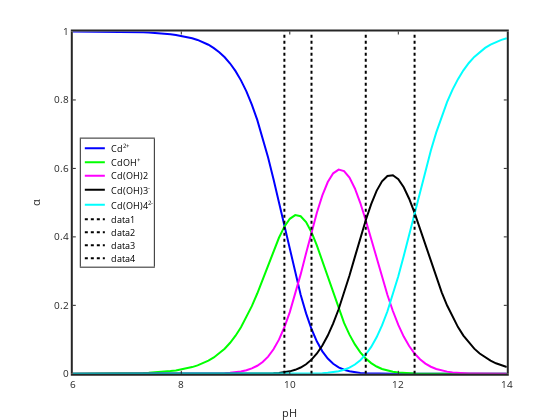

The cell this chart's notebook holds for it:
### Markdown cell above
# Cd hydroxycomplexation

The overall complexation constants for Cd$^{2+}$ with OH$^-$ are $\log{\beta_{f1}}=4.1$, $\log{\beta_{f2}}=7.7$, $\log{\beta_{f3}}=10.3$ and $\log{\beta_{f4}}=12$ corresponding to the following reactions (in order)

$\mathrm{Cd^{2+}}+\mathrm{OH^-} \leftrightharpoons \mathrm{CdOH^+}$

$\mathrm{Cd^{2+}}+2\mathrm{OH^-} \leftrightharpoons \mathrm{Cd(OH)_2^0}$

$\mathrm{Cd^{2+}}+3\mathrm{OH^-} \leftrightharpoons \mathrm{Cd(OH)_3^-}$

$\mathrm{Cd^{2+}}+4\mathrm{OH^-} \leftrightharpoons \mathrm{Cd(OH)_4^{2-}}$

We derived the alpha expressions for these 5 species in class

$\alpha_{\mathrm{Cd^{2+}}} = \dfrac{[\mathrm{H^{+}}]^4}{\beta_{a4}+\beta_{a3}[\mathrm{H^+}]+\beta_{a2}[\mathrm{H^+}]^2+\beta_{a1}[\mathrm{H^+}]^3+[\mathrm{H^{+}}]^4}$


$\alpha_{\mathrm{CdOH^{+}}} = \dfrac{\beta_{a1}[\mathrm{H^+}]^3}{\beta_{a4}+\beta_{a3}[\mathrm{H^+}]+\beta_{a2}[\mathrm{H^+}]^2+\beta_{a1}[\mathrm{H^+}]^3+[\mathrm{H^{+}}]^4}$


$\alpha_{\mathrm{Cd(OH)_2^{0}}} = \dfrac{\beta_{a2}[\mathrm{H^+}]^2}{\beta_{a4}+\beta_{a3}[\mathrm{H^+}]+\beta_{a2}[\mathrm{H^+}]^2+\beta_{a1}[\mathrm{H^+}]^3+[\mathrm{H^{+}}]^4}$


$\alpha_{\mathrm{Cd(OH)_3^{-}}} = \dfrac{\beta_{a3}[\mathrm{H^+}]}{\beta_{a4}+\beta_{a3}[\mathrm{H^+}]+\beta_{a2}[\mathrm{H^+}]^2+\beta_{a1}[\mathrm{H^+}]^3+[\mathrm{H^{+}}]^4}$

$\alpha_{\mathrm{Cd(OH)_4^{2-}}} = \dfrac{\beta_{a4}}{\beta_{a4}+\beta_{a3}[\mathrm{H^+}]+\beta_{a2}[\mathrm{H^+}]^2+\beta_{a1}[\mathrm{H^+}]^3+[\mathrm{H^{+}}]^4}$

In class we learned how to quickly sketch the distribution diagram using the step-wise formation constants.  We can make a more quantitative sketch though using these expressions (note, since pH would be a known quantity we do not need to make any additional assumptions.).

### Code cell
%plot -s 600,500 -f 'svg'
logB1=4.1; logB2=7.7; logB3=10.3; logB4=12; Kw=1e-14; logKw=log10(Kw);
logBa1=logB1+logKw; logBa2=logB2+2*logKw; logBa3=logB3+3*logKw; logBa4=logB4+4*logKw;
Ba1=10^logBa1; Ba2=10^logBa2; Ba3=10^logBa3; Ba4=10^logBa4;

pH=6:0.1:14; H=10.^(-pH); OH=Kw./H;
denominator=H.^4+Ba1*H.^3+Ba2*H.^2+Ba3*H+Ba4;
alphaCd=(H.^4)./denominator;
alphaCdOH=(H.^3*Ba1)./denominator;
alphaCdOH2=(H.^2*Ba2)./denominator;
alphaCdOH3=(H*Ba3)./denominator;
alphaCdOH4=(Ba4)./denominator;

plot(pH,alphaCd,'b','linewidth',2)
hold on
plot(pH,alphaCdOH,'g','linewidth',2)
plot(pH,alphaCdOH2,'m','linewidth',2)
plot(pH,alphaCdOH3,'k','linewidth',2)
plot(pH,alphaCdOH4,'c','linewidth',2)
xlabel('pH'); ylabel('\alpha');
legend('Cd^{2+}','CdOH^+','Cd(OH)2','Cd(OH)3^-','Cd(OH)4^{2-}','location','west')
set(gca,'linewidth',2)
title('Distribution diagram, Cd hydroxo complexation')

% add stepwise values (pH=pKa but we need to convert because we were given overall association constants)

plot([9.9 9.9],[0 1],'k:','linewidth',2)
plot([10.4 10.4],[0 1],'k:','linewidth',2)
plot([11.4 11.4],[0 1],'k:','linewidth',2)
plot([12.3 12.3],[0 1],'k:','linewidth',2)

### Figure 1 — Plotly figure (JSON) as saved in the notebook; plotly's stock layout.template omitted (floating-point values rounded to 4 significant figures)
{"data": [{"line": {"color": "rgb(0,0,255)", "dash": "solid", "width": 2}, "marker": {"color": "rgb(0,0,255)", "line": {"color": "rgb(0,0,255)"}, "size": 6, "symbol": "none"}, "mode": "lines", "name": "Cd^{2+}", "showlegend": true, "type": "scatter", "visibility": true, "x": [6, 6.1, 6.2, 6.3, 6.4, 6.5, 6.6, 6.7, 6.8, 6.9, 7, 7.1, 7.2, 7.3, 7.4, 7.5, 7.6, 7.7, 7.8, 7.9, 8, 8.1, 8.2, 8.3, 8.4, 8.5, 8.6, 8.7, 8.8, 8.9, 9, 9.1, 9.2, 9.3, 9.4, 9.5, 9.6, 9.7, 9.8, 9.9, 10, 10.1, 10.2, 10.3, 10.4, 10.5, 10.6, 10.7, 10.8, 10.9, 11, 11.1, 11.2, 11.3, 11.4, 11.5, 11.6, 11.7, 11.8, 11.9, 12, 12.1, 12.2, 12.3, 12.4, 12.5, 12.6, 12.7, 12.8, 12.9, 13, 13.1, 13.2, 13.3, 13.4, 13.5, 13.6, 13.7, 13.8, 13.9, 14], "xaxis": "x", "y": [0.9999, 0.9998, 0.9998, 0.9997, 0.9997, 0.9996, 0.9995, 0.9994, 0.9992, 0.999, 0.9987, 0.9984, 0.998, 0.9975, 0.9968, 0.996, 0.995, 0.9937, 0.9921, 0.9901, 0.9875, 0.9843, 0.9803, 0.9753, 0.969, 0.9612, 0.9516, 0.9395, 0.9247, 0.9065, 0.8842, 0.8573, 0.8249, 0.7866, 0.7417, 0.6902, 0.6322, 0.5684, 0.5003, 0.4299, 0.3597, 0.2925, 0.2307, 0.1765, 0.1308, 0.09404, 0.06562, 0.0445, 0.02935, 0.01886, 0.01181, 0.007215, 0.004299, 0.0025, 0.001419, 0.0007856, 0.0004245, 0.0002239, 0.0001153, 5.799e-05, 2.85e-05, 1.369e-05, 6.438e-06, 2.966e-06, 1.34e-06, 5.947e-07, 2.597e-07, 1.118e-07, 4.748e-08, 1.995e-08, 8.302e-09, 3.427e-09, 1.405e-09, 5.729e-10, 2.325e-10, 9.402e-11, 3.79e-11, 1.524e-11, 6.115e-12, 2.45e-12, 9.804e-13], "yaxis": "y"}, {"line": {"color": "rgb(0,255,0)", "dash": "solid", "width": 2}, "marker": {"color": "rgb(0,255,0)", "line": {"color": "rgb(0,255,0)"}, "size": 6, "symbol": "none"}, "mode": "lines", "name": "CdOH^+", "showlegend": true, "type": "scatter", "visibility": true, "x": [6, 6.1, 6.2, 6.3, 6.4, 6.5, 6.6, 6.7, 6.8, 6.9, 7, 7.1, 7.2, 7.3, 7.4, 7.5, 7.6, 7.7, 7.8, 7.9, 8, 8.1, 8.2, 8.3, 8.4, 8.5, 8.6, 8.7, 8.8, 8.9, 9, 9.1, 9.2, 9.3, 9.4, 9.5, 9.6, 9.7, 9.8, 9.9, 10, 10.1, 10.2, 10.3, 10.4, 10.5, 10.6, 10.7, 10.8, 10.9, 11, 11.1, 11.2, 11.3, 11.4, 11.5, 11.6, 11.7, 11.8, 11.9, 12, 12.1, 12.2, 12.3, 12.4, 12.5, 12.6, 12.7, 12.8, 12.9, 13, 13.1, 13.2, 13.3, 13.4, 13.5, 13.6, 13.7, 13.8, 13.9, 14], "xaxis": "x", "y": [0.0001259, 0.0001585, 0.0001995, 0.0002511, 0.0003161, 0.0003979, 0.0005009, 0.0006306, 0.0007937, 0.000999, 0.001257, 0.001582, 0.001991, 0.002506, 0.003152, 0.003965, 0.004987, 0.00627, 0.007881, 0.009901, 0.01243, 0.0156, 0.01956, 0.0245, 0.03064, 0.03827, 0.04769, 0.05928, 0.07345, 0.09065, 0.1113, 0.1359, 0.1646, 0.1976, 0.2346, 0.2748, 0.3168, 0.3586, 0.3974, 0.4299, 0.4528, 0.4635, 0.4603, 0.4432, 0.4137, 0.3744, 0.3289, 0.2808, 0.2332, 0.1886, 0.1487, 0.1143, 0.08579, 0.0628, 0.04486, 0.03127, 0.02128, 0.01413, 0.009159, 0.005799, 0.003588, 0.00217, 0.001285, 0.000745, 0.0004237, 0.0002368, 0.0001302, 7.051e-05, 3.772e-05, 1.995e-05, 1.045e-05, 5.432e-06, 2.804e-06, 1.439e-06, 7.353e-07, 3.743e-07, 1.899e-07, 9.615e-08, 4.858e-08, 2.45e-08, 1.234e-08], "yaxis": "y"}, {"line": {"color": "rgb(255,0,255)", "dash": "solid", "width": 2}, "marker": {"color": "rgb(255,0,255)", "line": {"color": "rgb(255,0,255)"}, "size": 6, "symbol": "none"}, "mode": "lines", "name": "Cd(OH)2", "showlegend": true, "type": "scatter", "visibility": true, "x": [6, 6.1, 6.2, 6.3, 6.4, 6.5, 6.6, 6.7, 6.8, 6.9, 7, 7.1, 7.2, 7.3, 7.4, 7.5, 7.6, 7.7, 7.8, 7.9, 8, 8.1, 8.2, 8.3, 8.4, 8.5, 8.6, 8.7, 8.8, 8.9, 9, 9.1, 9.2, 9.3, 9.4, 9.5, 9.6, 9.7, 9.8, 9.9, 10, 10.1, 10.2, 10.3, 10.4, 10.5, 10.6, 10.7, 10.8, 10.9, 11, 11.1, 11.2, 11.3, 11.4, 11.5, 11.6, 11.7, 11.8, 11.9, 12, 12.1, 12.2, 12.3, 12.4, 12.5, 12.6, 12.7, 12.8, 12.9, 13, 13.1, 13.2, 13.3, 13.4, 13.5, 13.6, 13.7, 13.8, 13.9, 14], "xaxis": "x", "y": [5.011e-09, 7.942e-09, 1.259e-08, 1.995e-08, 3.161e-08, 5.01e-08, 7.939e-08, 1.258e-07, 1.994e-07, 3.159e-07, 5.006e-07, 7.931e-07, 1.256e-06, 1.99e-06, 3.152e-06, 4.992e-06, 7.904e-06, 1.251e-05, 1.979e-05, 3.131e-05, 4.949e-05, 7.819e-05, 0.0001234, 0.0001946, 0.0003064, 0.0004818, 0.0007558, 0.001183, 0.001845, 0.002867, 0.004432, 0.00681, 0.01039, 0.01569, 0.02346, 0.03459, 0.05021, 0.07156, 0.09982, 0.1359, 0.1803, 0.2323, 0.2905, 0.3521, 0.4137, 0.4713, 0.5212, 0.5602, 0.5857, 0.5964, 0.592, 0.5731, 0.5413, 0.4988, 0.4486, 0.3937, 0.3372, 0.2819, 0.2301, 0.1834, 0.1428, 0.1088, 0.08105, 0.05917, 0.04237, 0.02981, 0.02063, 0.01407, 0.009474, 0.006308, 0.004161, 0.002722, 0.001769, 0.001143, 0.0007353, 0.0004712, 0.000301, 0.0001919, 0.000122, 7.748e-05, 4.914e-05], "yaxis": "y"}, {"line": {"color": "rgb(0, 0, 0)", "dash": "solid", "width": 2}, "marker": {"color": "rgb(0, 0, 0)", "line": {"color": "rgb(0, 0, 0)"}, "size": 6, "symbol": "none"}, "mode": "lines", "name": "Cd(OH)3^-", "showlegend": true, "type": "scatter", "visibility": true, "x": [6, 6.1, 6.2, 6.3, 6.4, 6.5, 6.6, 6.7, 6.8, 6.9, 7, 7.1, 7.2, 7.3, 7.4, 7.5, 7.6, 7.7, 7.8, 7.9, 8, 8.1, 8.2, 8.3, 8.4, 8.5, 8.6, 8.7, 8.8, 8.9, 9, 9.1, 9.2, 9.3, 9.4, 9.5, 9.6, 9.7, 9.8, 9.9, 10, 10.1, 10.2, 10.3, 10.4, 10.5, 10.6, 10.7, 10.8, 10.9, 11, 11.1, 11.2, 11.3, 11.4, 11.5, 11.6, 11.7, 11.8, 11.9, 12, 12.1, 12.2, 12.3, 12.4, 12.5, 12.6, 12.7, 12.8, 12.9, 13, 13.1, 13.2, 13.3, 13.4, 13.5, 13.6, 13.7, 13.8, 13.9, 14], "xaxis": "x", "y": [1.995e-14, 3.98e-14, 7.942e-14, 1.584e-13, 3.161e-13, 6.307e-13, 1.258e-12, 2.51e-12, 5.008e-12, 9.99e-12, 1.993e-11, 3.975e-11, 7.927e-11, 1.581e-10, 3.152e-10, 6.285e-10, 1.253e-09, 2.496e-09, 4.972e-09, 9.901e-09, 1.97e-08, 3.919e-08, 7.787e-08, 1.546e-07, 3.064e-07, 6.065e-07, 1.198e-06, 2.36e-06, 4.634e-06, 9.065e-06, 1.764e-05, 3.413e-05, 6.553e-05, 0.0001247, 0.0002346, 0.0004355, 0.0007958, 0.001428, 0.002507, 0.004299, 0.007177, 0.01164, 0.01833, 0.02797, 0.04137, 0.05933, 0.08261, 0.1118, 0.1471, 0.1886, 0.2357, 0.2872, 0.3415, 0.3962, 0.4486, 0.4957, 0.5344, 0.5625, 0.5779, 0.5799, 0.5686, 0.5451, 0.5114, 0.47, 0.4237, 0.3752, 0.3269, 0.2807, 0.238, 0.1995, 0.1656, 0.1364, 0.1116, 0.09081, 0.07353, 0.05932, 0.04771, 0.03828, 0.03065, 0.0245, 0.01956], "yaxis": "y"}, {"line": {"color": "rgb(0,255,255)", "dash": "solid", "width": 2}, "marker": {"color": "rgb(0,255,255)", "line": {"color": "rgb(0,255,255)"}, "size": 6, "symbol": "none"}, "mode": "lines", "name": "Cd(OH)4^{2-}", "showlegend": true, "type": "scatter", "visibility": true, "x": [6, 6.1, 6.2, 6.3, 6.4, 6.5, 6.6, 6.7, 6.8, 6.9, 7, 7.1, 7.2, 7.3, 7.4, 7.5, 7.6, 7.7, 7.8, 7.9, 8, 8.1, 8.2, 8.3, 8.4, 8.5, 8.6, 8.7, 8.8, 8.9, 9, 9.1, 9.2, 9.3, 9.4, 9.5, 9.6, 9.7, 9.8, 9.9, 10, 10.1, 10.2, 10.3, 10.4, 10.5, 10.6, 10.7, 10.8, 10.9, 11, 11.1, 11.2, 11.3, 11.4, 11.5, 11.6, 11.7, 11.8, 11.9, 12, 12.1, 12.2, 12.3, 12.4, 12.5, 12.6, 12.7, 12.8, 12.9, 13, 13.1, 13.2, 13.3, 13.4, 13.5, 13.6, 13.7, 13.8, 13.9, 14], "xaxis": "x", "y": [9.999e-21, 2.511e-20, 6.308e-20, 1.584e-19, 3.98e-19, 9.996e-19, 2.511e-18, 6.306e-18, 1.584e-17, 3.977e-17, 9.987e-17, 2.508e-16, 6.297e-16, 1.581e-15, 3.969e-15, 9.96e-15, 2.499e-14, 6.27e-14, 1.572e-13, 3.942e-13, 9.875e-13, 2.473e-12, 6.185e-12, 1.546e-11, 3.858e-11, 9.612e-11, 2.39e-10, 5.928e-10, 1.466e-09, 3.609e-09, 8.842e-09, 2.153e-08, 5.205e-08, 1.247e-07, 2.953e-07, 6.902e-07, 1.588e-06, 3.586e-06, 7.929e-06, 1.711e-05, 3.597e-05, 7.346e-05, 0.0001456, 0.0002797, 0.0005208, 0.0009404, 0.001648, 0.002808, 0.004652, 0.007508, 0.01181, 0.01812, 0.02713, 0.03962, 0.05648, 0.07856, 0.1066, 0.1413, 0.1828, 0.2309, 0.285, 0.3439, 0.4062, 0.47, 0.5335, 0.5947, 0.6523, 0.7051, 0.7525, 0.7942, 0.8302, 0.8608, 0.8866, 0.9081, 0.9257, 0.9402, 0.952, 0.9615, 0.9692, 0.9754, 0.9804], "yaxis": "y"}, {"line": {"color": "rgb(0, 0, 0)", "dash": "dot", "width": 2}, "marker": {"color": "rgb(0, 0, 0)", "line": {"color": "rgb(0, 0, 0)"}, "size": 6, "symbol": "none"}, "mode": "lines", "name": "data1", "showlegend": true, "type": "scatter", "visibility": true, "x": [9.9, 9.9], "xaxis": "x", "y": [0, 1], "yaxis": "y"}, {"line": {"color": "rgb(0, 0, 0)", "dash": "dot", "width": 2}, "marker": {"color": "rgb(0, 0, 0)", "line": {"color": "rgb(0, 0, 0)"}, "size": 6, "symbol": "none"}, "mode": "lines", "name": "data2", "showlegend": true, "type": "scatter", "visibility": true, "x": [10.4, 10.4], "xaxis": "x", "y": [0, 1], "yaxis": "y"}, {"line": {"color": "rgb(0, 0, 0)", "dash": "dot", "width": 2}, "marker": {"color": "rgb(0, 0, 0)", "line": {"color": "rgb(0, 0, 0)"}, "size": 6, "symbol": "none"}, "mode": "lines", "name": "data3", "showlegend": true, "type": "scatter", "visibility": true, "x": [11.4, 11.4], "xaxis": "x", "y": [0, 1], "yaxis": "y"}, {"line": {"color": "rgb(0, 0, 0)", "dash": "dot", "width": 2}, "marker": {"color": "rgb(0, 0, 0)", "line": {"color": "rgb(0, 0, 0)"}, "size": 6, "symbol": "none"}, "mode": "lines", "name": "data4", "showlegend": true, "type": "scatter", "visibility": true, "x": [12.3, 12.3], "xaxis": "x", "y": [0, 1], "yaxis": "y"}, {"hoverinfo": "none", "line": {"color": "rgb(0,0,255)", "dash": "solid", "width": 2}, "marker": {"color": "rgb(0,0,255)", "line": {"color": "rgb(0,0,255)"}, "size": 6, "symbol": "none"}, "mode": "lines", "name": "", "showlegend": false, "type": "scatter", "visibility": true, "x": [3, 18], "xaxis": "x2", "y": [7.12, 7.12], "yaxis": "y2"}, {"hoverinfo": "none", "line": {"color": "rgb(0,255,0)", "dash": "solid", "width": 2}, "marker": {"color": "rgb(0,255,0)", "line": {"color": "rgb(0,255,0)"}, "size": 6, "symbol": "none"}, "mode": "lines", "name": "", "showlegend": false, "type": "scatter", "visibility": true, "x": [3, 18], "xaxis": "x2", "y": [17.61, 17.61], "yaxis": "y2"}, {"hoverinfo": "none", "line": {"color": "rgb(255,0,255)", "dash": "solid", "width": 2}, "marker": {"color": "rgb(255,0,255)", "line": {"color": "rgb(255,0,255)"}, "size": 6, "symbol": "none"}, "mode": "lines", "name": "", "showlegend": false, "type": "scatter", "visibility": true, "x": [3, 18], "xaxis": "x2", "y": [27.73, 27.73], "yaxis": "y2"}, {"hoverinfo": "none", "line": {"color": "rgb(0, 0, 0)", "dash": "solid", "width": 2}, "marker": {"color": "rgb(0, 0, 0)", "line": {"color": "rgb(0, 0, 0)"}, "size": 6, "symbol": "none"}, "mode": "lines", "name": "", "showlegend": false, "type": "scatter", "visibility": true, "x": [3, 18], "xaxis": "x2", "y": [38.22, 38.22], "yaxis": "y2"}, {"hoverinfo": "none", "line": {"color": "rgb(0,255,255)", "dash": "solid", "width": 2}, "marker": {"color": "rgb(0,255,255)", "line": {"color": "rgb(0,255,255)"}, "size": 6, "symbol": "none"}, "mode": "lines", "name": "", "showlegend": false, "type": "scatter", "visibility": true, "x": [3, 18], "xaxis": "x2", "y": [49.45, 49.45], "yaxis": "y2"}, {"hoverinfo": "none", "line": {"color": "rgb(0, 0, 0)", "dash": "dot", "width": 2}, "marker": {"color": "rgb(0, 0, 0)", "line": {"color": "rgb(0, 0, 0)"}, "size": 6, "symbol": "none"}, "mode": "lines", "name": "", "showlegend": false, "type": "scatter", "visibility": true, "x": [3, 18], "xaxis": "x2", "y": [60.32, 60.32], "yaxis": "y2"}, {"hoverinfo": "none", "line": {"color": "rgb(0, 0, 0)", "dash": "dot", "width": 2}, "marker": {"color": "rgb(0, 0, 0)", "line": {"color": "rgb(0, 0, 0)"}, "size": 6, "symbol": "none"}, "mode": "lines", "name": "", "showlegend": false, "type": "scatter", "visibility": true, "x": [3, 18], "xaxis": "x2", "y": [70.06, 70.06], "yaxis": "y2"}, {"hoverinfo": "none", "line": {"color": "rgb(0, 0, 0)", "dash": "dot", "width": 2}, "marker": {"color": "rgb(0, 0, 0)", "line": {"color": "rgb(0, 0, 0)"}, "size": 6, "symbol": "none"}, "mode": "lines", "name": "", "showlegend": false, "type": "scatter", "visibility": true, "x": [3, 18], "xaxis": "x2", "y": [79.8, 79.8], "yaxis": "y2"}, {"hoverinfo": "none", "line": {"color": "rgb(0, 0, 0)", "dash": "dot", "width": 2}, "marker": {"color": "rgb(0, 0, 0)", "line": {"color": "rgb(0, 0, 0)"}, "size": 6, "symbol": "none"}, "mode": "lines", "name": "", "showlegend": false, "type": "scatter", "visibility": true, "x": [3, 18], "xaxis": "x2", "y": [89.54, 89.54], "yaxis": "y2"}], "layout": {"annotations": [{"font": {"color": "rgb(0, 0, 0)", "size": 9}, "showarrow": false, "text": "Cd<sup>2+</sup>", "x": 21, "xanchor": "left", "xref": "x2", "y": 7.12, "yanchor": "middle", "yref": "y2"}, {"font": {"color": "rgb(0, 0, 0)", "size": 9}, "showarrow": false, "text": "CdOH<sup>+</sup>", "x": 21, "xanchor": "left", "xref": "x2", "y": 17.61, "yanchor": "middle", "yref": "y2"}, {"font": {"color": "rgb(0, 0, 0)", "size": 9}, "showarrow": false, "text": "Cd(OH)2", "x": 21, "xanchor": "left", "xref": "x2", "y": 27.73, "yanchor": "middle", "yref": "y2"}, {"font": {"color": "rgb(0, 0, 0)", "size": 9}, "showarrow": false, "text": "Cd(OH)3<sup>-</sup>", "x": 21, "xanchor": "left", "xref": "x2", "y": 38.22, "yanchor": "middle", "yref": "y2"}, {"font": {"color": "rgb(0, 0, 0)", "size": 9}, "showarrow": false, "text": "Cd(OH)4<sup>2-</sup>", "x": 21, "xanchor": "left", "xref": "x2", "y": 49.45, "yanchor": "middle", "yref": "y2"}, {"font": {"color": "rgb(0, 0, 0)", "size": 9}, "showarrow": false, "text": "data1", "x": 21, "xanchor": "left", "xref": "x2", "y": 60.32, "yanchor": "middle", "yref": "y2"}, {"font": {"color": "rgb(0, 0, 0)", "size": 9}, "showarrow": false, "text": "data2", "x": 21, "xanchor": "left", "xref": "x2", "y": 70.06, "yanchor": "middle", "yref": "y2"}, {"font": {"color": "rgb(0, 0, 0)", "size": 9}, "showarrow": false, "text": "data3", "x": 21, "xanchor": "left", "xref": "x2", "y": 79.8, "yanchor": "middle", "yref": "y2"}, {"font": {"color": "rgb(0, 0, 0)", "size": 9}, "showarrow": false, "text": "data4", "x": 21, "xanchor": "left", "xref": "x2", "y": 89.54, "yanchor": "middle", "yref": "y2"}], "height": 420, "hovermode": "closest", "margin": {"b": 0, "l": 0, "r": 0, "t": 0}, "plot_bgcolor": "rgba(0, 0, 0, 0)", "showlegend": false, "width": 560, "xaxis": {"anchor": "y", "autorange": false, "domain": [0.13, 0.905], "exponentformat": "none", "gridcolor": "rgba(38,38,38,0.15)", "gridwidth": 2, "linecolor": "rgb(38,38,38)", "linewidth": 2, "mirror": "ticks", "range": [6, 14], "showgrid": false, "showline": true, "side": "bottom", "spikedash": "solid", "spikemode": "across", "spikesides": false, "spikethickness": 1, "tickangle": 0, "tickcolor": "rgb(38,38,38)", "tickfont": {"color": "rgb(38,38,38)", "size": 10}, "ticklen": 3, "ticks": "inside", "ticktext": ["6", "8", "10", "12", "14"], "tickvals": [6, 8, 10, 12, 14], "title": {"font": {"color": "rgb(38,38,38)", "size": 11}, "text": "pH"}, "type": "linear", "visible": true, "zeroline": false}, "xaxis2": {"anchor": "y2", "autorange": false, "domain": [0.1443, 0.2747], "exponentformat": "none", "fixedrange": true, "gridcolor": "rgba(38,38,38,0.15)", "gridwidth": 1, "linecolor": "rgb(38,38,38)", "linewidth": 1, "mirror": true, "range": [0, 54.71], "showgrid": false, "showline": true, "showspikes": false, "side": "bottom", "spikedash": "solid", "spikemode": "across", "spikesides": false, "spikethickness": 1, "tickangle": 0, "tickcolor": "rgb(38,38,38)", "tickfont": {"color": "rgb(38,38,38)", "size": 9}, "ticklen": 3, "ticks": "", "ticktext": [], "tickvals": [], "title": {"font": {"color": "rgb(0, 0, 0)", "size": 9.9}, "text": ""}, "type": "linear", "visible": true, "zeroline": false}, "yaxis": {"anchor": "x", "autorange": false, "domain": [0.11, 0.925], "exponentformat": "none", "gridcolor": "rgba(38,38,38,0.15)", "gridwidth": 2, "linecolor": "rgb(38,38,38)", "linewidth": 2, "mirror": "ticks", "range": [0, 1], "showgrid": false, "showline": true, "side": "left", "spikedash": "solid", "spikemode": "across", "spikesides": false, "spikethickness": 1, "tickangle": 0, "tickcolor": "rgb(38,38,38)", "tickfont": {"color": "rgb(38,38,38)", "size": 10}, "ticklen": 3, "ticks": "inside", "ticktext": ["0", "0.2", "0.4", "0.6", "0.8", "1"], "tickvals": [0, 0.2, 0.4, 0.6, 0.8, 1], "title": {"font": {"color": "rgb(38,38,38)", "size": 11}, "text": "&#945;"}, "type": "linear", "visible": true, "zeroline": false}, "yaxis2": {"anchor": "x2", "autorange": false, "domain": [0.3651, 0.6699], "exponentformat": "none", "fixedrange": true, "gridcolor": "rgba(38,38,38,0.15)", "gridwidth": 1, "linecolor": "rgb(38,38,38)", "linewidth": 1, "mirror": true, "range": [95.91, 0], "showgrid": false, "showline": true, "showspikes": false, "side": "left", "spikedash": "solid", "spikemode": "across", "spikesides": false, "spikethickness": 1, "tickangle": 0, "tickcolor": "rgb(38,38,38)", "tickfont": {"color": "rgb(38,38,38)", "size": 9}, "ticklen": 3, "ticks": "", "ticktext": [], "tickvals": [], "title": {"font": {"color": "rgb(0, 0, 0)", "size": 9.9}, "text": ""}, "type": "linear", "visible": true, "zeroline": false}}}
